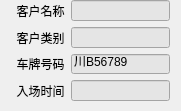
   <widget class="QWidget" name="widget1" native="true">
    <property name="geometry">
     <rect>
      <x>10</x>
      <y>180</y>
      <width>181</width>
      <height>111</height>
     </rect>
    </property>
    <property name="minimumSize">
     <size>
      <width>0</width>
      <height>111</height>
     </size>
    </property>
    <property name="maximumSize">
     <size>
      <width>16777215</width>
      <height>111</height>
     </size>
    </property>
    <widget class="QWidget" name="formLayoutWidget_2">
     <property name="geometry">
      <rect>
       <x>10</x>
       <y>0</y>
       <width>160</width>
       <height>101</height>
      </rect>
     </property>
     <layout class="QFormLayout" name="formLayout1">
      <item row="0" column="0">
       <widget class="QLabel" name="lblCustomerName1">
        <property name="text">
         <string>  客户名称</string>
        </property>
       </widget>
      </item>
      <item row="1" column="0">
       <widget class="QLabel" name="lblCustomerCategory1">
        <property name="text">
         <string>  客户类别</string>
        </property>
       </widget>
      </item>
      <item row="2" column="0">
       <widget class="QLabel" name="lblPlate1">
        <property name="text">
         <string>  车牌号码</string>
        </property>
       </widget>
      </item>
      <item row="3" column="0">
       <widget class="QLabel" name="lblEnterTime1">
        <property name="text">
         <string>  入场时间</string>
        </property>
       </widget>
      </item>
      <item row="0" column="1">
       <widget class="QLineEdit" name="edtName1">
        <property name="styleSheet">
         <string notr="true">background-color: rgb(229, 229, 229);</string>
        </property>
        <property name="readOnly">
         <bool>true</bool>
        </property>
       </widget>
      </item>
      <item row="1" column="1">
       <widget class="QLineEdit" name="edtCustomerCategory1">
        <property name="styleSheet">
         <string notr="true">background-color: rgb(229, 229, 229);</string>
        </property>
        <property name="readOnly">
         <bool>true</bool>
        </property>
       </widget>
      </item>
      <item row="2" column="1">
       <widget class="QLineEdit" name="edtPlateID1">
        <property name="styleSheet">
         <string notr="true">background-color: rgb(229, 229, 229);</string>
        </property>
        <property name="text">
         <string>川B56789</string>
        </property>
        <property name="readOnly">
         <bool>true</bool>
        </property>
       </widget>
      </item>
      <item row="3" column="1">
       <widget class="QLineEdit" name="edtEnterTime1">
        <property name="styleSheet">
         <string notr="true">background-color: rgb(229, 229, 229);</string>
        </property>
        <property name="readOnly">
         <bool>true</bool>
        </property>
       </widget>
      </item>
     </layout>
    </widget>
   </widget>
